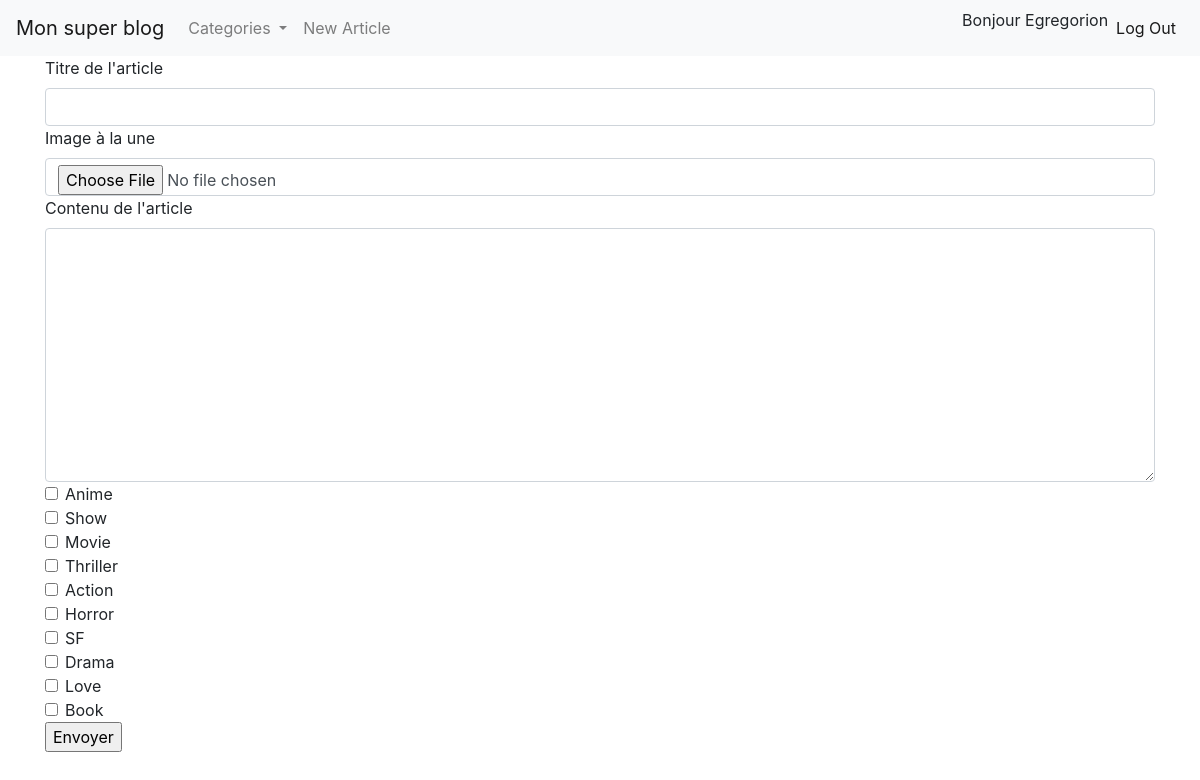
The page /new_article.php (signed in) on the database its author committed.
### tables this page shows
CREATE TABLE `categories` (
  `id` int(11) NOT NULL,
  `name` varchar(255) NOT NULL
);

### model/functions.php (called while the page is built, shortened)
<?php
function db_connect(){
    try
    {
        $db = new PDO('mysql:host=localhost;dbname=blog', $user, $pass);
        return $db;
    }
    catch(PDOException $e)
    {
        print "Error!: " . $e->getMessage() . "<br/>";
        die();
    }
}
function getAllCategories(){
    $con = db_connect();
    $query = 'SELECT * FROM categories';
    $stmt = $con->prepare($query);
    $stmt->execute();
    $categories = $stmt->fetchAll(PDO::FETCH_ASSOC);
    return $categories;
}

### views/newArticleView.php (the view)
<?php include 'partials/header.php'; ?>
<div class="container">
    <form action="" method="post" enctype="multipart/form-data">
        <div>
            <label for="titre">Titre de l'article</label>
            <input class="form-control" type="text" name="title" id="titre">
        </div>
        <div>
            <label for="image">Image à la une</label>
            <input class="form-control" type="file" name="image" id="image">
        </div>
        <div>
            <label for="content">Contenu de l'article</label>
            <textarea class="form-control" name="content" id="content" cols="30" rows="10"></textarea>
        </div>
        <?php foreach($categoriesList as $category){?>
        <div class="form-check">
            <input type="checkbox" class="form-check-input" id="exampleCheck<?php echo $category['id']; ?>" value="<?php echo $category['id']; ?>" name="cat_<?php echo $category['name']; ?>">
            <label class="form-check-label" for="exampleCheck<?php echo $category['id'] ?>"><?php echo $category['name']; ?></label>
        </div>
        <?php } ?>
        <input type="submit" value="Envoyer">
    </form>
</div>
<?php include 'partials/footer.php'; ?>

### rows shown on the page
categories: name "Anime"
categories: name "Show"
categories: name "Movie"
categories: name "Thriller"
categories: name "Action"
categories: name "Horror"
categories: name "SF"
categories: name "Drama"
categories: name "Love"
categories: name "Book"

### other values the page prints
$_SESSION['user']['nickname'] "Egregorion"
